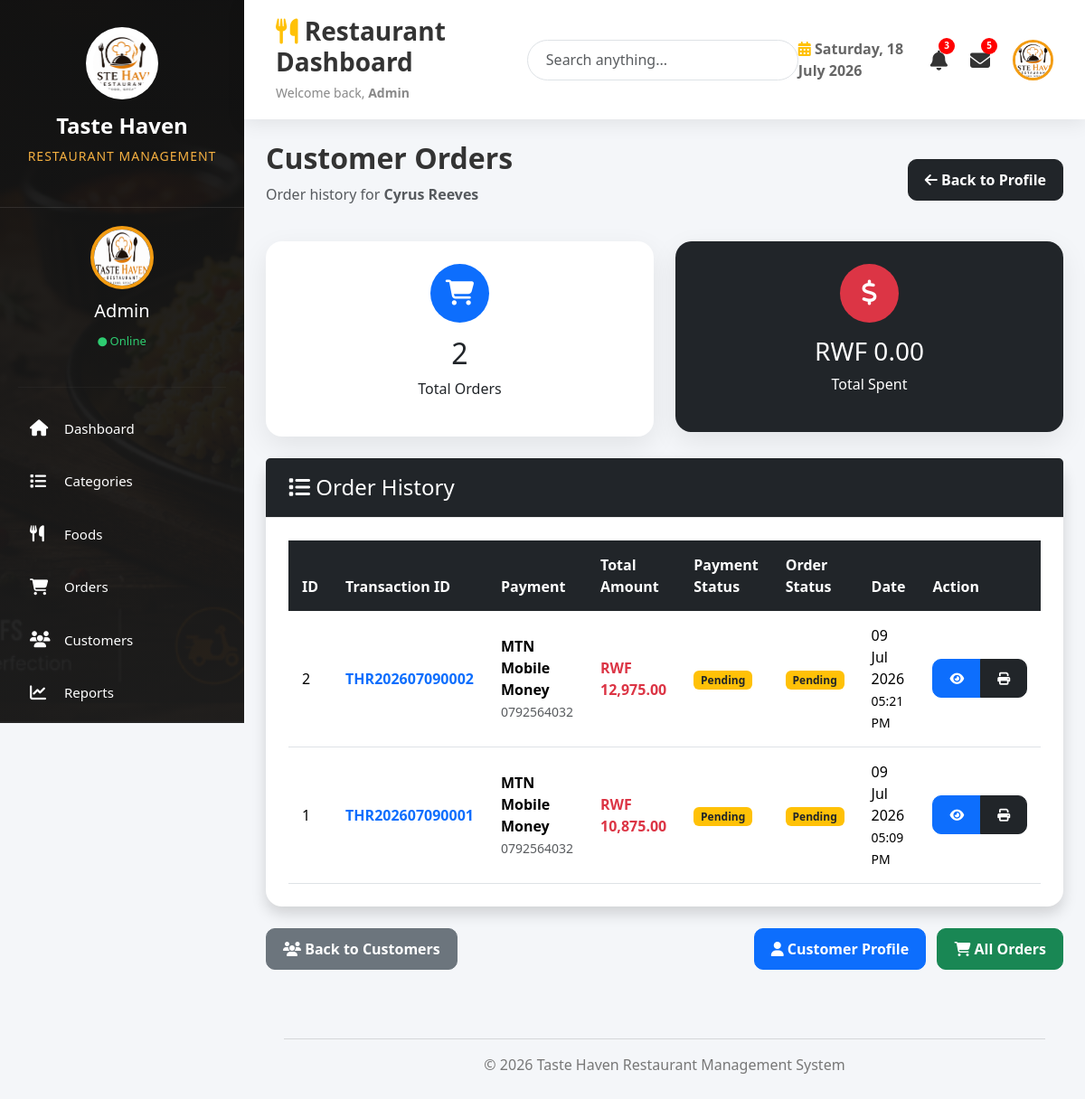
The page /admin/customer_orders.php?id=1 (signed in) on the database its author committed.
### tables this page shows
CREATE TABLE `users` (
  `id` int(11) NOT NULL,
  `fullname` varchar(100) NOT NULL,
  `phone` varchar(20) DEFAULT NULL,
  `email` varchar(100) NOT NULL,
  `address` text DEFAULT NULL,
  `password` varchar(255) NOT NULL,
  `created_at` timestamp NOT NULL DEFAULT current_timestamp()
);

CREATE TABLE `orders` (
  `id` int(11) NOT NULL,
  `user_id` int(11) DEFAULT NULL,
  `customer_name` varchar(100) DEFAULT NULL,
  `email` varchar(100) DEFAULT NULL,
  `phone` varchar(20) DEFAULT NULL,
  `address` text DEFAULT NULL,
  `notes` text DEFAULT NULL,
  `total_amount` decimal(10,2) DEFAULT NULL,
  `payment_method` varchar(50) DEFAULT NULL,
  `payment_phone` varchar(20) DEFAULT NULL,
  `transaction_id` varchar(100) DEFAULT NULL,
  `order_status` enum('Pending','Preparing','Ready','Out For Delivery','Delivered','Cancelled') DEFAULT 'Pending',
  `created_at` timestamp NOT NULL DEFAULT current_timestamp(),
  `payment_status` enum('Pending','Verified','Rejected') DEFAULT 'Pending'
);

### admin/customer_orders.php (the view, shortened to what this page needs)
<?php
include("../config/db.php");
$id=(int)$_GET['id'];
$customer=mysqli_fetch_assoc(mysqli_query($conn,"
SELECT *
FROM users
WHERE id='$id'
"));
$total_orders=mysqli_fetch_assoc(mysqli_query($conn,"
SELECT COUNT(*) AS total
FROM orders
WHERE customer_name='".$customer['fullname']."'
"));
$total_spent=mysqli_fetch_assoc(mysqli_query($conn,"
SELECT SUM(total_amount) AS total
FROM orders
WHERE customer_name='".$customer['fullname']."'
AND order_status='Delivered'
"));
$orders=mysqli_query($conn,"
SELECT *
FROM orders
WHERE customer_name='".$customer['fullname']."'
ORDER BY created_at DESC
");
?>
<!DOCTYPE html>
<html lang="en">
<head>
<link
href="https://cdn.jsdelivr.net/npm/bootstrap@5.3.3/dist/css/bootstrap.min.css"
rel="stylesheet">
<link
rel="stylesheet"
href="../assets/css/admin.css">
<link
rel="stylesheet"
href="https://cdnjs.cloudflare.com/ajax/libs/font-awesome/6.5.2/css/all.min.css">
</head>
<body>
<div class="wrapper">
<?php include("includes/sidebar.php"); ?>
<div class="main">
<?php include("includes/header.php"); ?>
<div class="container-fluid p-4">
<div class="d-flex justify-content-between align-items-center mb-4">
<div>
<h2 class="fw-bold">
Customer Orders
</h2>
<p class="text-muted">
Order history for
<strong>
<?php echo $customer['fullname']; ?>
</strong>
</p>
</div>
<div>
<a href="view_customer.php?id=<?php echo $customer['id']; ?>" class="btn btn-dark">
<i class="fas fa-arrow-left"></i>
Back to Profile
</a>
</div>
</div>
<div class="row mb-4">
<div class="col-lg-6">
<div class="card stat-card text-center">
<div class="card-body">
<div class="icon-box bg-primary">
<i class="fas fa-shopping-cart"></i>
</div>
<h2>
<?php echo $total_orders['total']; ?>
</h2>
<p>
Total Orders
</p>
</div>
</div>
</div>
<div class="col-lg-6">
<div class="card stat-card text-center bg-dark text-white">
<div class="card-body">
<div class="icon-box bg-danger">
<i class="fas fa-dollar-sign"></i>
</div>
<h3>
<?php echo CURRENCY." ".number_format($total_spent['total'] ?? 0,2); ?>
</h3>
<p>
Total Spent
</p>
</div>
</div>
</div>
</div>
<div class="card shadow border-0">
<div class="card-header bg-dark text-white">
<h4 class="mb-0">
<i class="fas fa-list"></i>
Order History
</h4>
</div>
<div class="card-body">
<div class="table-responsive">
<table class="table table-hover align-middle">
<thead class="table-dark">
<tr>
<th>ID</th>
<th>Transaction ID</th>
<th>Payment</th>
<th>Total Amount</th>
<th>Payment Status</th>
<th>Order Status</th>
<th>Date</th>
<th width="150">
Action
</th>
</tr>
</thead>
<tbody>
<?php
if(mysqli_num_rows($orders)>0)
{
while($row=mysqli_fetch_assoc($orders))
{
?>
<tr>
<td>
<?php echo $row['id']; ?>
</td>
<td>
<strong class="text-primary">
<?php echo $row['transaction_id']; ?>
</strong>
</td>
<td>
<strong>
<?php echo $row['payment_method']; ?>
</strong>
<br>
<small class="text-muted">
<?php echo $row['payment_phone']; ?>
</small>
</td>
<td>
<strong class="text-danger">
<?php
echo CURRENCY." ".number_format($row['total_amount'],2);
?>
</strong>
</td>
<td>
<?php
if($row['payment_status']=="Pending")
{
echo "<span class='badge bg-warning text-dark'>Pending</span>";
}
elseif($row['payment_status']=="Verified")
{
echo "<span class='badge bg-success'>Verified</span>";
}
else
{
echo "<span class='badge bg-danger'>Rejected</span>";
}
?>
</td>
<td>
<?php
$status=$row['order_status'];
if($status=="Pending")
{
echo "<span class='badge bg-warning text-dark'>Pending</span>";
}
elseif($status=="Preparing")
{
echo "<span class='badge bg-primary'>Preparing</span>";
}
elseif($status=="Ready")
{
echo "<span class='badge bg-info text-dark'>Ready</span>";
}
elseif($status=="Out For Delivery")
{
echo "<span class='badge bg-secondary'>Out For Delivery</span>";
}
elseif($status=="Delivered")
{
echo "<span class='badge bg-success'>Delivered</span>";
}
else
{
echo "<span class='badge bg-danger'>Cancelled</span>";
}
?>
</td>
<td>
<?php echo date("d M Y",strtotime($row['created_at'])); ?>
<br>
<small>
<?php echo date("h:i A",strtotime($row['created_at'])); ?>
</small>
</td>
<td>
<div class="btn-group">
<a
href="view_order.php?id=<?php echo $row['id']; ?>"
class="btn btn-primary btn-sm">
<i class="fas fa-eye"></i>
</a>
<a
href="../receipt.php?transaction=<?php echo $row['transaction_id']; ?>"
target="_blank"
class="btn btn-dark btn-sm">
<i class="fas fa-print"></i>
</a>
</div>
</td>
</tr>
<?php
}
}
?>
</tbody>
</table>
</div>
</div>
</div>
<div class="mt-4 d-flex justify-content-between align-items-center">
<div>
<a
href="customers.php"
class="btn btn-secondary">
<i class="fas fa-users"></i>
Back to Customers
</a>
</div>
<div>
<a
href="view_customer.php?id=<?php echo $customer['id']; ?>"
class="btn btn-primary me-2">
<i class="fas fa-user"></i>
Customer Profile
</a>
<a
href="orders.php"
class="btn btn-success">
<i class="fas fa-shopping-cart"></i>
All Orders
</a>
</div>
</div>
<div class="admin-footer">
<hr>
<p>
© <?php echo date("Y"); ?>
Taste Haven Restaurant Management System
</p>
</div>
</div>
</div>
</div>
</body>
</html>

### assets/css/admin.css (style rules this page uses)
* { margin:0; padding:0; box-sizing:border-box; }
body { font-family:'Segoe UI',Tahoma,Geneva,Verdana,sans-serif; background:#f4f6f9; color:#333; }
a { text-decoration:none; }
.wrapper { display:flex; min-height:100vh; }
.main { margin-left:270px; width:calc(100% - 270px); }
.card { border:none; border-radius:18px; box-shadow:0 8px 20px rgba(0,0,0,.08); }
.card-header { background:#ffffff; border-bottom:1px solid #ececec; font-weight:600; padding:18px 25px; }
.card-body { padding:25px; }
.table { margin-bottom:0; vertical-align:middle; }
.table thead { background:#212529; color:#fff; }
.table thead th { padding:15px; border:none; font-weight:600; }
.table tbody td { padding:15px; }
.table tbody tr { transition:.3s; }
.btn { border-radius:10px; padding:10px 18px; font-weight:600; }
.btn-primary { background:#0d6efd; }
.btn-success { background:#198754; }
.btn-dark { background:#212529; }
.admin-footer { text-align:center; padding:20px; color:#777; margin-top:40px; }
html { scroll-behavior:smooth; }

### admin/customer_orders.php (style rules this page uses)
.stat-card { border:none; border-radius:18px; box-shadow:0 10px 30px rgba(0,0,0,.08); transition:.3s; }
.icon-box { width:65px; height:65px; border-radius:50%; display:flex; align-items:center; justify-content:center; font-size:28px; margin:auto; margin-bottom:15px; color:white; }

### rows shown on the page
users: fullname "Cyrus Reeves"
orders: id "2", transaction "THR202607090002", payment_method "MTN Mobile Money", payment_phone "0792564032", total_amount "12,975.00", payment_status "Pending", order_status "Pending", created_at "09 Jul 2026", created_at "05:21 PM"
orders: id "1", transaction "THR202607090001", payment_method "MTN Mobile Money", payment_phone "0792564032", total_amount "10,875.00", payment_status "Pending", order_status "Pending", created_at "09 Jul 2026", created_at "05:09 PM"

### other values the page prints
$_SESSION['admin'] "Admin"
$total_orders['total'] "2"
CURRENCY "RWF"
$total_spent['total'] "0.00"
